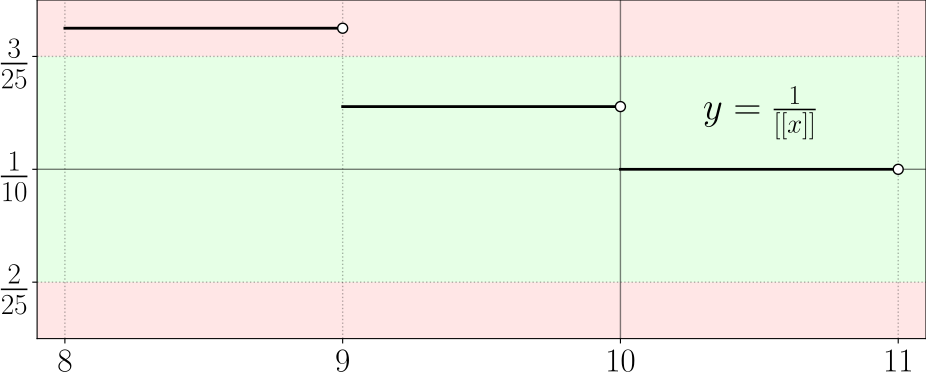

The script that drew this image:
import numpy as np, matplotlib.pyplot as plt, matplotlib.transforms as transforms
from matplotlib import rcParams
from pathlib import Path

rcParams['font.size'] = 24
rcParams['text.usetex'] = True

fig = plt.figure(figsize=(10,4.5))
ax = fig.add_subplot()
ax.set_xlim(7.9, 11.1)
ax.set_ylim(0.07, 0.13)

ax.add_patch(plt.Rectangle(
    xy=(ax.get_xlim()[0], 2/25),
    width=ax.get_xlim()[1] - ax.get_xlim()[0],
    height=1/25,
    facecolor=(0, 1, 0, 0.1)
))
ax.add_patch(plt.Rectangle(
    xy=(ax.get_xlim()[0], ax.get_ylim()[0]),
    width=ax.get_xlim()[1] - ax.get_xlim()[0],
    height=0.01,
    facecolor=(1, 0, 0, 0.1)
))
ax.add_patch(plt.Rectangle(
    xy=(ax.get_xlim()[0], 0.12),
    width=ax.get_xlim()[1] - ax.get_xlim()[0],
    height=0.01,
    facecolor=(1, 0, 0, 0.1)
))

for x, y in zip([9, 11], [0.08, 0.12]):
    ax.axvline(x=x, linewidth=1, linestyle=':', color=(0, 0, 0, 0.3))
    ax.axhline(y=y, linewidth=1, linestyle=':', color=(0, 0, 0, 0.3))

ax.axvline(x=8, linewidth=1, linestyle=':', color=(0, 0, 0, 0.3))
ax.axvline(x=10, linewidth=1, color=(0, 0, 0, 0.5))
ax.axhline(y=0.1, linewidth=1, color=(0, 0, 0, 0.5))

for x in [8, 9, 10]:
    ax.plot([x, x+1], [1/x, 1/x], linewidth=2, color='black')
    ax.add_patch(plt.Circle(
        xy=(0, 0),
        radius=0.05,
        facecolor='white',
        edgecolor='black',
        zorder=3,
        transform=(fig.dpi_scale_trans + transforms.ScaledTranslation(x+1, 1/x, ax.transData))
    ))

ax.annotate(
    xy=(10.5, 0.11),
    text=r'$y = \frac{1}{[[x]]}$',
    fontsize=28,
    ha='center',
    va='center'
)

ax.set_xticks(ticks=[8, 9, 10, 11])
ax.set_yticks(ticks=[2/25, 1/10, 3/25], labels=[r'$\frac{2}{25}$', r'$\frac{1}{10}$', r'$\frac{3}{25}$'], fontsize=30)

plt.tight_layout()

plt.savefig(Path(__file__).with_suffix('.pdf'), format="pdf", bbox_inches="tight", pad_inches=0)
